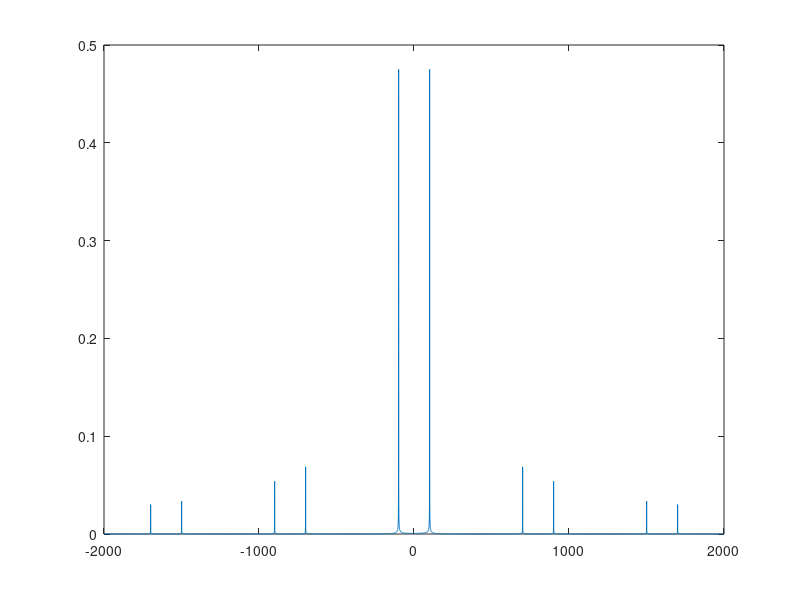

Source code (MATLAB):
% InterpLineare
% Aprile 2015
% Autore Claudio Prati
% Campiona una cosinusoide x a 100Hz con un intervallo di campionamento T
% minore del minimo teorico (1/200) dettato dal teorema del campionamento.
% Simula in discreto la ricostruzione con interpolazione lineare xl e con
% interpolazione a mantenimento xr.
% Calcola e visualizza gli spettri XL e XR dei segnali ricostruiti con i 
% due metodi.

clear all
close all
clc


% Scelta dell'intervallo di campionamento
T=1/800;
% Generazione dell'asse dei tempi (2 secondi)
t=(0:T:2);
% Generazione della sinusoide campionata
x=cos(2*pi*100*t);

figure(1)
stem((0:30)*T,x(1:31),'filled')

pause

%Generazione di xc (segnale campionato idealmente (gli impulsi continui
%sono sostituiti con impulsi discreti e intervallo di campionamento 10
%volte minore di quello della cosinusoide x

t2=(0:T/10:2);
xc(1:10:length(x)*10)=x;

%interpolazione lineare
hold on
tri(1:10)=(1:10)/10;
tri(11:20)=1-(1:10)/10;

xl=conv(xc,tri);

plot((0:300)*T/10,xl(10:310),'r')
pause

hold off 
N=length(xl);
XL=abs(fftshift(fft(xl)))/length(x)/10;
fs=10/T;
df=fs/N;
f=(-fs/4:df:fs/4-df);
M=(length(f)/2)*2;
plot(f,XL(N/2-M/2:N/2+M/2-1))
pause

%interpolazione rettangolare

stem((0:30)*T,x(1:31),'filled')
pause
hold on
rect=ones(1,10);
xr=conv(xc,rect);

plot((0:300)*T/10,xr(5:305),'r')
pause

hold off 
N=length(xr);
XR=abs(fftshift(fft(xr)))/length(x)/10;
fs=10/T;
df=fs/N;
f=(-fs/4:df:fs/4);
M=length(f);
plot(f,XR(N/2-M/2:N/2+M/2-1))


